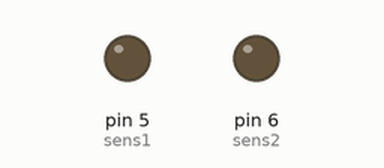
Bench run of a sketch on a simulated Arduino Uno, built with avr-gcc and run on an emulated ATmega328P. Parts: output pins drawn as LEDs (lit = HIGH).

Above: at 0.6 s.
At 3.15 s:
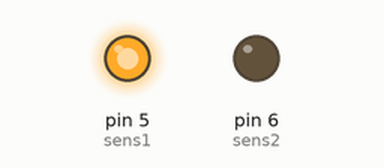
At 4.7 s:
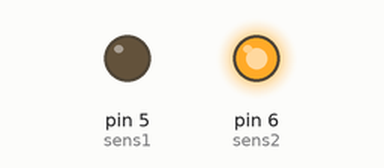
Timing chart, 0 to 7.1 s (numbered marks = the images above):
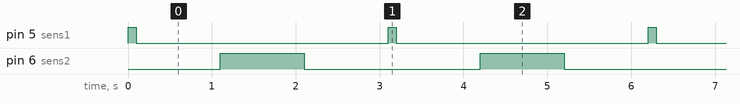

Measured:
- by itself, pin 5 (sens1): alternates HIGH for 0.10 s and LOW for 3.0 s
- by itself, pin 6 (sens2): alternates HIGH for 1.0 s and LOW for 2.1 s
- by itself, everything shown: repeats every 3.1 s, in 4 steps

The sketch:

commande_d_un_moteur_avec_la_L293D.ino
```cpp
int sens1=5;
int sens2=6;
void setup() {
  pinMode(sens1,OUTPUT);
  pinMode(sens2,OUTPUT);
  digitalWrite(sens1,LOW);
  digitalWrite(sens2,LOW);
  // put your setup code here, to run once:

}

void loop() {
   digitalWrite(sens1,HIGH);
  digitalWrite(sens2,LOW);
  delay(100);
   digitalWrite(sens1,LOW);
  digitalWrite(sens2,LOW);
  delay(1000);
   digitalWrite(sens1,LOW);
  digitalWrite(sens2,HIGH);
  delay(1000);
  digitalWrite(sens1,LOW);
  digitalWrite(sens2,LOW);
  delay(1000);
  // put your main code here, to run repeatedly:

}
```
